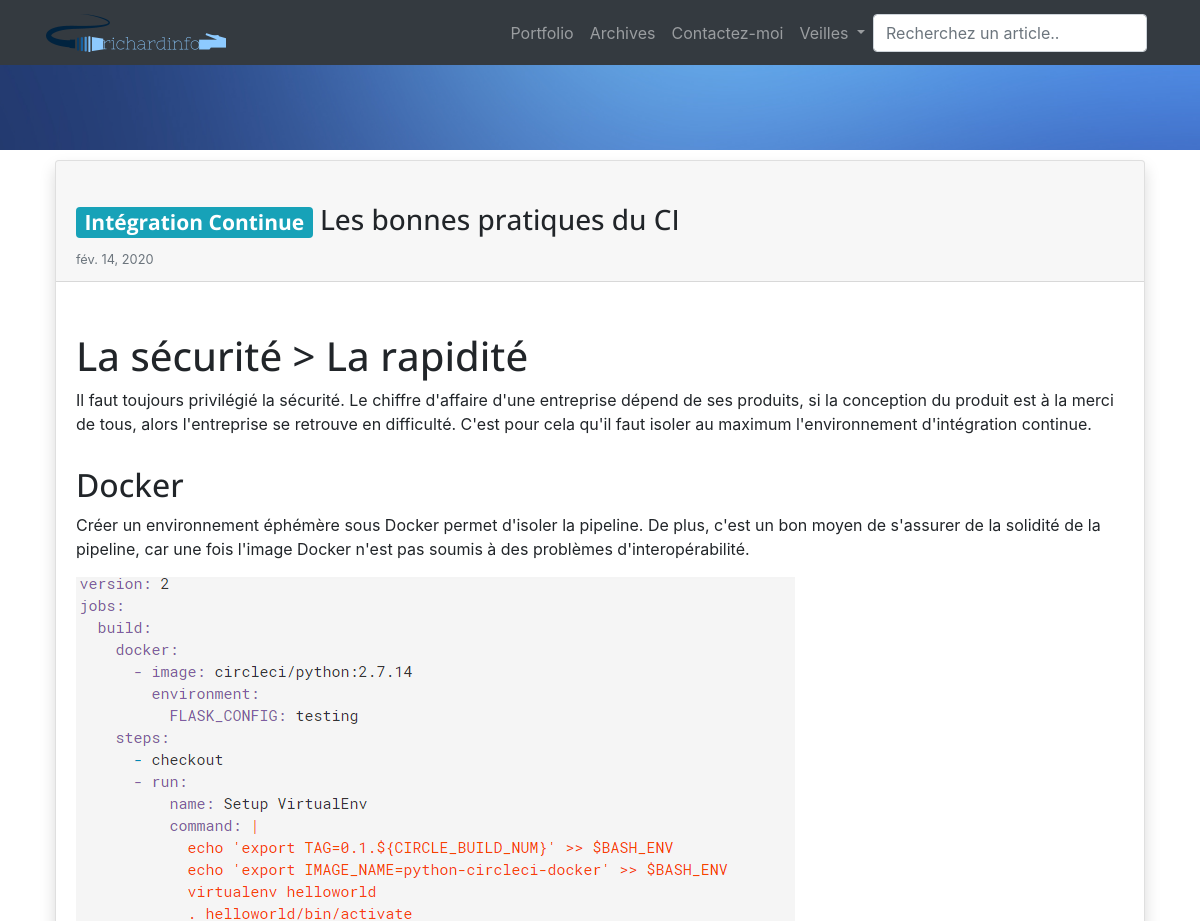
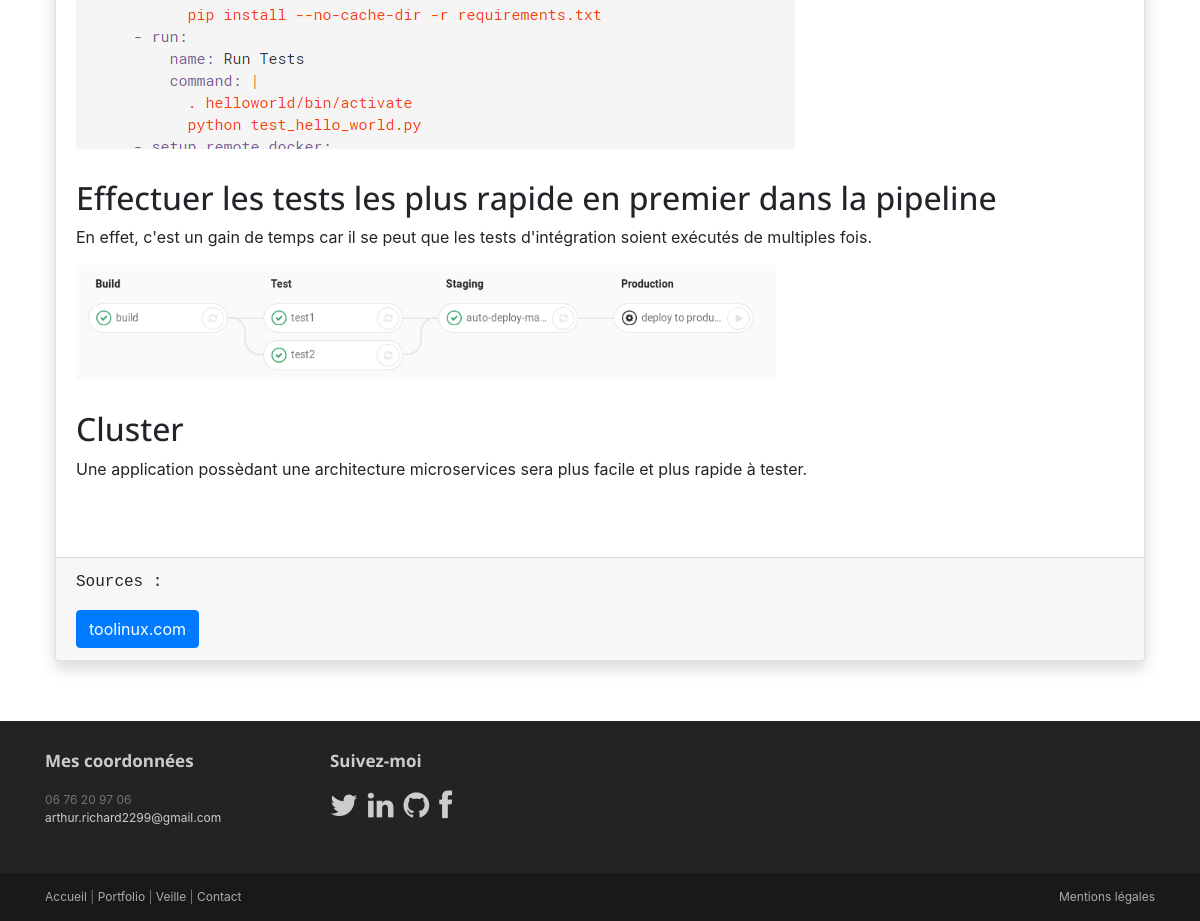
The page /veille/1/ on the database its author committed (2 pictures, top to bottom).
### veille/models.py (models this page shows, shortened)
class Article(models.Model):
    title =  models.CharField(max_length=200)
    desc = models.TextField(default=None)
    body = RichTextUploadingField(null=True)
    thumbnail = models.ImageField(upload_to='upload/')
    date = models.DateField(auto_now_add=False)
    theme = models.ForeignKey(Theme, on_delete=models.CASCADE)
    source = models.ManyToManyField(Source)
    class Meta:
        ordering = ['-date']

class Theme(models.Model):
    libelle = models.CharField(max_length=100)
    def __str__(self):
        return self.libelle

class Source(models.Model):
    name = models.CharField(max_length=150)
    url = models.URLField()
    def __str__(self):
        return self.url

### veille/views.py (the view)
# urls.py: path("<int:article_id>/", ArticleDetails.as_view(), name="ArticleDetails"),
class ArticleDetails(View):
    def get(self, request, article_id):
        try:
            article = Article.objects.get(pk=article_id)
        except Article.DoesNotExist:
            raise Http404("Il n'a pas d'articles")
        return render(request, 'veille/details.html', {'article': article})

### veille/templates/veille/details.html (shortened to what this page needs)
{% extends 'base/base.html' %} {% block content %}
<div class="card shadow">
    <div class="card-header">
        <h3 class="card-title"><span class="badge badge-round badge-info">{{ article.theme }}</span> {{ article.title }}</h3>
        <small class="text-muted">{{ article.date }}</small>
    </div>
    <div class="card-body">
        {{ article.body|safe }}
    </div>
    <div class="card-footer">
        <p class="text-monospace">Sources : <p>
        <div class="btn-group">
        {% for source in article.source.all %}
            <a href="{{ source }}" class="btn btn-primary">{{ source.name }}</a>
        {% endfor %}
        </div>
    </div>
</div>
{% endblock %}

### base/static/css/main.css (style rules this page uses)
html body .card { background: white; margin: 10px; }
h1, h2, h3, h4, h5, h6 { font-family: "Open sans", Helvetica, Arial; }
h1, .h1, h2, .h2, h3, .h3 { margin-top: 30px; }
.text-muted { color: #888; }
img { max-width: 100%; }

### rows shown on the page
Article: theme "Intégration Continue", title "Les bonnes pratiques du CI", date "fév. 14, 2020", body "La sécurité > La rapidité Il faut toujours privilégié la sécurité. Le chiffre d'affaire d'une entreprise dépend de ses produits, si la conception du produit est à la merci de tous, alors l'entreprise se retrouve en difficulté. C'est pour cela qu'il faut isoler au maximum l'environnement d'intégration continue. Docker Créer un environnement éphémère sous Docker permet d'isoler la pipeline. De plus, c'est un bon moyen de s'assurer de la solidité de la pipeline, car une fois l'image Docker n'est pas soumis à des problèmes d'interopérabilité. Effectuer les tests les plus rapide en premier dans la pipeline En effet, c'est un gain de temps car il se peut que les tests d'intégration soient…", body (picture)
Source: name "toolinux.com"
